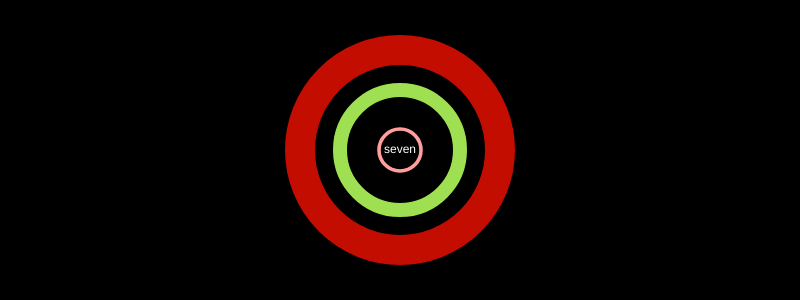
Frame 1 (no input)
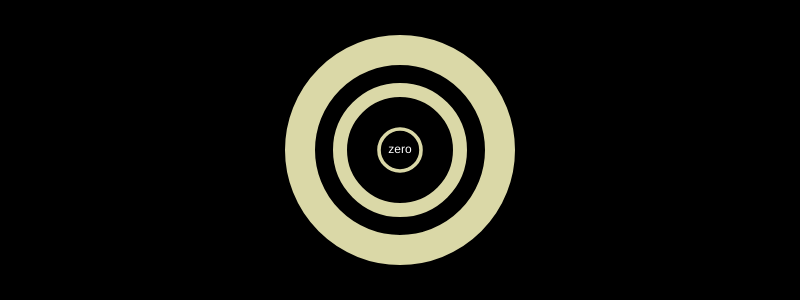
Frame 60 (no input)
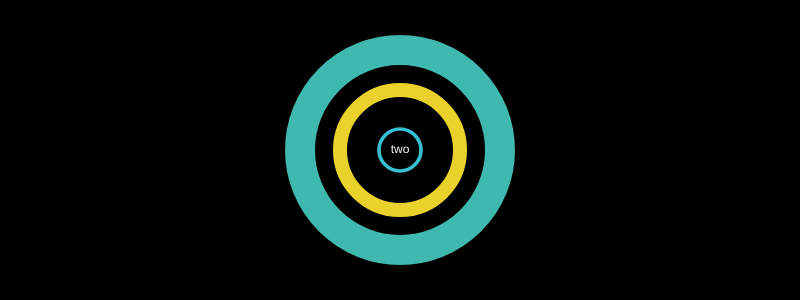
Frame 120 (the mouse pressed at the canvas centre since frame 60)

The p5.js sketch that drew these frames (run headless with seeded random() and noise() and a simulated clock; from frame 60 on, the mouse is pressed at the canvas centre):

// p5.js sketch
// ── sketch.js
var guessItem = null;
var interval = 60;
var results = [];
var solution = null;
var gameOver = false;

function setup() {
	createCanvas(800, 300);
}

function draw() {
	var gameScore = getGameScore(results);
	if (gameScore.loss === 3 || gameScore.total === 10) {
		gameOver = true;
		displayGameOver(gameScore);
		return;
	}
	background(0);
	if (frameCount === 1 || frameCount % interval === 0) {
		solution = null;
		guessItem = new GuessItem(width / 2, height / 2, 1);
	}

	if (guessItem) {
		guessItem.render();
	}

	if (solution == true || solution === false) {
		solutionMessage(gameScore.total, solution);
	}
	
}

function solutionMessage(seed, solution) {
	var trueMessages = [
		'GOOD JOB!',
		'DOING GREAT!',
		'WELL DONE!',
		'NICE!',
		'KEEP IT UP!',
		'IMPRESSIVE',
    'CORRECT'
	];

	var falseMessages = [
		'OH NO!',
		'BETTER LUCK NEXT TIME!',
		'TRY AGAIN',
		':(',
    'XD'
	];

	var messages;

	push();
	textAlign(CENTER, CENTER);
	fill(237, 34, 93);
	textSize(36);
	randomSeed(seed * 10000);

	if (solution === true) {
		background(255);
		messages = trueMessages;
	} else if (solution === false) {
		background(0);
		messages = falseMessages;
	}
	
	text(messages[parseInt(random(messages.length), 10)], width / 2, height / 2);
	pop();
}

function displayGameOver(score) {
	push();
	background(255);
	textSize(24);
	textAlign(CENTER, CENTER);
	translate(width / 2, height / 2);
	fill(237, 34, 93);
	text('GAME OVER!', 0, 0);
	translate(0, 36);
	fill(0);
	text('You have ' + score.win + ' correct guesses', 0, 0);
	translate(0, 100);
	textSize(16);
	var alternatingValue = map(sin(frameCount / 10), -1, 1, 0, 255);
	fill(237, 34, 93, alternatingValue);
	text('PRESS ENTER', 0, 0);
	pop();
}

function getGameScore(score) {
	var wins = 0;
	var losses = 0;
	var total = score.length;

	for (var i = 0; i < total; i++) {
		var item = score[i];
		if (item === true) {
			wins = wins + 1;
		} else {
			losses = losses + 1;
		}
	}

	return {
		win: wins,
		loss: losses,
		total: total
	};
}

function restartTheGame() {
	results = [];
	solution = null;
	gameOver = false;
}

function keyPressed() {
	if (gameOver === true) {
		if (keyCode === ENTER) {
			console.log('restart the game');
			restartTheGame();
			return;
		}
	}

	if (guessItem !== null) {
		console.log('you pressed: ', key);
		solution = guessItem.solve(key);
		console.log(solution);
		if (solution) {
			results.push(true);
		} else {
			results.push(false);
		}
		guessItem = null;
	} else {
		console.log('nothing to be solved');
	}
}

function GuessItem(x, y, scl) {
	this.x = x;
	this.y = y;
	this.scale = scl;
	this.scaleIncrement = 0.25;
	this.clr = 255;
	this.content = getContent();
	this.alpha = 255;
	this.alphaDecrement = 6;
	this.solved;
	this.contentMap = {
		'1': 'one',
		'2': 'two',
		'3': 'three',
		'4': 'four',
		'5': 'five',
		'6': 'six',
		'7': 'seven',
		'8': 'eight',
		'9': 'nine',
		'0': 'zero'
	};
	this.colors = [
		[63, 184, 175],
		[127, 199, 175],
		[218, 216, 167],
		[255, 158, 157],
		[255, 61, 127],
		[55, 191, 211],
		[159, 223, 82],
		[234, 209, 43],
		[250, 69, 8],
		[194, 13, 0]
	];

	function getContent() {
		return String(parseInt(random(10), 10));
	}

	this.solve = function(input) {
		var solved;
		if (input === this.content) {
			solved = true;
		} else {
			solved = false;
		}
		this.solved = solved;
		return solved;
	}

	this.drawEllipse = function(size, strkWeight, speedMultiplier, seed) {
		push();
		randomSeed(seed);
		translate(this.x, this.y);
		var ellipseSize = this.scale * speedMultiplier;
		scale(ellipseSize);
		var clr = this.colors[parseInt(random(this.colors.length), 10)]
		stroke(clr);
		noFill();
		strokeWeight(strkWeight);
		ellipse(0, 0, size, size);
		pop();
	}

	this.render = function() {
		push();
		this.drawEllipse(100, 15, 2, 1 * this.content * 1000);
		this.drawEllipse(60, 7, 2, 1 * this.content * 2000);
		this.drawEllipse(35, 3, 1.2, 1 * this.content * 3000);
		pop();

		push();
		fill(this.clr, this.alpha);
		textAlign(CENTER, CENTER);
		translate(this.x, this.y);
		scale(this.scale);
		text(this.contentMap[this.content], 0, 0);
		this.scale = this.scale + this.scaleIncrement;
		this.alpha = this.alpha - this.alphaDecrement;
		pop();
	}
}
